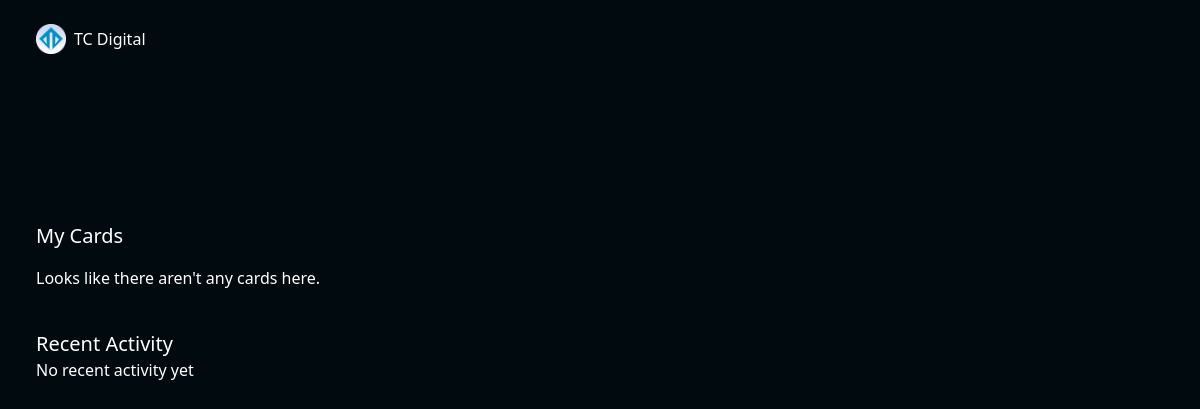
Before: /dashboard/ with the older database file.
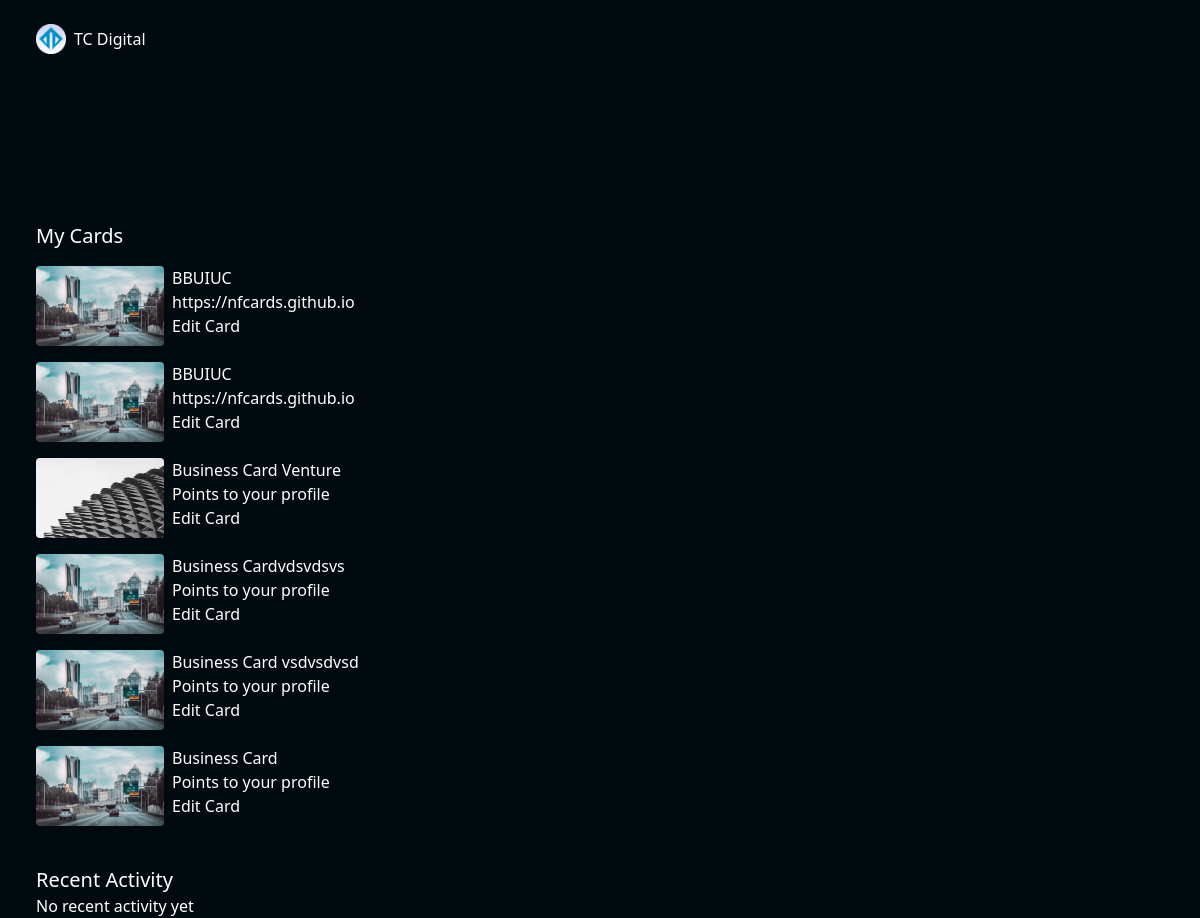
After: the same page with the newer database file.
### cardManager/models.py (models this page shows, shortened)
class Card(models.Model):
	card_id = models.AutoField(primary_key=True)
	token = models.CharField(max_length=7, default=gen_token, blank=False,null=False, unique=True)
	owner = models.ForeignKey(Owner, on_delete=models.PROTECT, related_name='cards',null=True, blank=True)
	alias = models.CharField(max_length=60, blank=True)
	show_profile = models.BooleanField(default=False)
	reroute_url = models.URLField(max_length=200, blank=True)
	design = models.ForeignKey(Design, on_delete=models.PROTECT, related_name='cards', null=False, blank=False)
	class Meta:
		constraints = [
			UniqueConstraint(fields=['owner','alias'], name='unique_card_alias')
		]
	def get_absolute_url(self):
		return reverse('card_view', kwargs={'card_token': self.token})

class Design(models.Model):
	design_id = models.AutoField(primary_key=True)
	name = models.CharField(blank=False, null=False, max_length=50)
	front_design = models.ImageField(upload_to='cardDesigns/', blank=True)

### cardManager/views.py (the view)
# urls.py: path('dashboard/', views.UserDashboard.as_view(), name='dashboard_view'),
class UserDashboard(ContextMixin, View):
	template_name = 'cardManager/dashboard.html'
	def get(self, request, **kwargs):
		context = self.get_context_data(**kwargs)
		return render(request, self.template_name, context)
	def get_context_data(self, **kwargs):
		context = super().get_context_data(**kwargs)
		owner_id = self.request.user.pk
		owner_cards = Card.objects.filter(owner_id=owner_id)
		recent_activities = Usage.objects.filter(card__owner=owner_id).order_by('-date_used')[0:5]
		context['user_cards'] = owner_cards
		context['recent_activities'] = recent_activities
		return context

### cardManager/templates/cardManager/dashboard.html (shortened to what this page needs)
{% extends 'cardManager/base.html'%}
{% block content %}
	<div class="flex flex-col gap-4 mb-10">
		<h2 class="text-xl">My Cards</h2>
	{% for card in user_cards %}
		<div class="flex flex-row gap-2">
			<a href="{{ card.get_absolute_url }}">
				<img class="w-[8rem] h-[5rem] rounded-sm" src="/media/{{ card.design.front_design.url }}"/>
			</a>
			<div>
				{% if card.alias %}
					<p>{{ card.alias }}</p>
					{% else %}
					<p>{{ card }}</p>
				{% endif %}
				{% if card.show_profile %}
					<p class="text-darkgrey">Points to your profile</p>
				{% elif not card.show_profile and card.reroute_url %}
					<p class="text-darkgrey">{{ card.reroute_url }}</p>
				{% endif %}
				<a href="">Edit Card</a>
			</div>
		</div>
		{% empty %}
		<p>Looks like there aren't any cards here.</p>
	{% endfor %}
	</div>
		<div class="activity flex flex-col">
			<h2 class="text-xl">Recent Activity</h2>
			{% for activity in recent_activities%}
			<div class="flex flex-row items-center gap-2">
				<div>
					<img src="/media/{{ activity.card.design.front_design.url }}" class="w-[3rem] h-[1.7rem] rounded-sm">
				</div>
				<div class="flex flex-col mt-2">
					{% if activity.card.alias %}
					<p>{{ activity.card.alias }} was tapped</p>
					{% else %}
					<p>{{ activity.card }} was tapped</p>
				{% endif %}
					<p class="text-xs">{{ activity.date_used|date:"h:i a m/j/y" }} </p>
				</div>
			</div>
			{% empty %}
				<p>No recent activity yet</p>
			{% endfor %}
		</div>
{% endblock %}

### cardManager/templates/cardManager/base.html (shortened to what this page needs)
{% load static %}
{% now "U" as tz %}
<!DOCTYPE html>
<html lang="en">
<head>
	<link rel="stylesheet" href="https://cdn.jsdelivr.net/npm/@fortawesome/fontawesome-free@6.6.0/css/fontawesome.min.css">
	<link rel="stylesheet" href="{% static "css/base.css" %}?v={{ tz }}">
	<link rel="stylesheet" href="{% static "css/cards.css" %}?v={{ tz }}">
	<script src="https://cdn.jsdelivr.net/npm/@tailwindcss/browser@4"></script>
</head>
<body class="min-h-[100vh] bkg-gradient text-white">
	<nav class="w-[100vw] py-6 px-9 flex justify-between items-center">
		<div class="flex gap-2 items-center" name="icon-and-navbar-header">
			<img src="{% static 'imgs/logo.png' %}" alt="" class="w-[30px] h-[30px] rounded">
			{% if request.user.is_authenticated %}
				<a href="{% url 'dashboard_view' %}" class="text-white">
					<span>{{ request.user }}</span>
				</a>
			{% else %}
				<span>TC Digital</span>
			{% endif %}
		</div>
	</nav>
	<div class="w-full py-18 px-6">
	</div>
	<div class="@container px-9">
		{% block content %}
		{% endblock %}
	</div>
</body>
</html>

### static/css/base.css (style rules this page uses)
:root { --color-main:#0091CA; --color-main-dark:#010a0e; --color-secondary:; --color-secondary-dark:; --color-input-bkg:#081b2b66; --color-danger:red; --color-input-border:#1f719340; --color-contrast-container:#151c3057; --color-bkg:#010a0e; --color-bkg-transparent:#010a0ebb; }
.bkg-gradient { background:var(--color-bkg); }

Changed rows visible on the page:
added Card: design.front_design (picture), alias "BBUIUC", reroute_url "https://nfcards.github.io"
added Card: design.front_design (picture), alias "BBUIUC", reroute_url "https://nfcards.github.io"
added Card: design.front_design (picture), alias "Business Card Venture", show_profile "Points to your profile"
added Card: design.front_design (picture), alias "Business Cardvdsvdsvs", show_profile "Points to your profile"
added Card: design.front_design (picture), alias "Business Card vsdvsdvsd", show_profile "Points to your profile"
added Card: design.front_design (picture), alias "Business Card", show_profile "Points to your profile"
Other visible differences:
text no longer shown: "Looks like there aren't any cards here."
